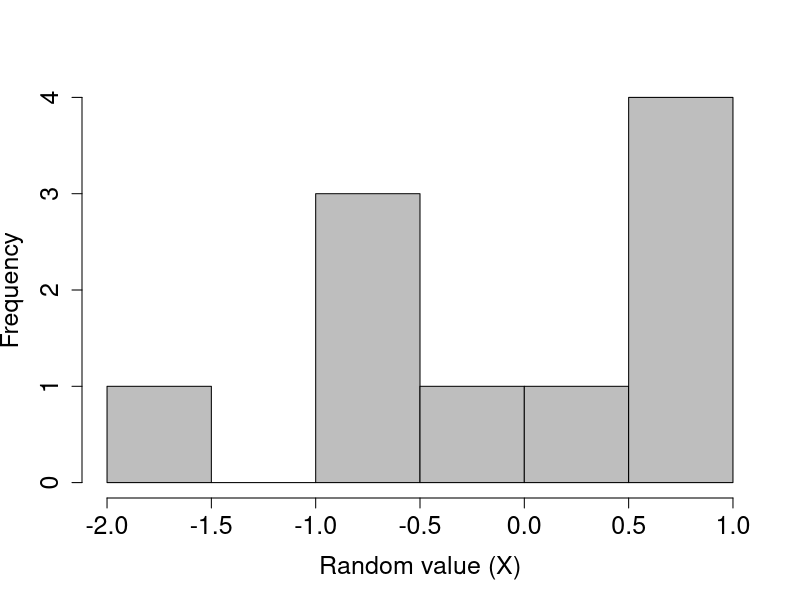
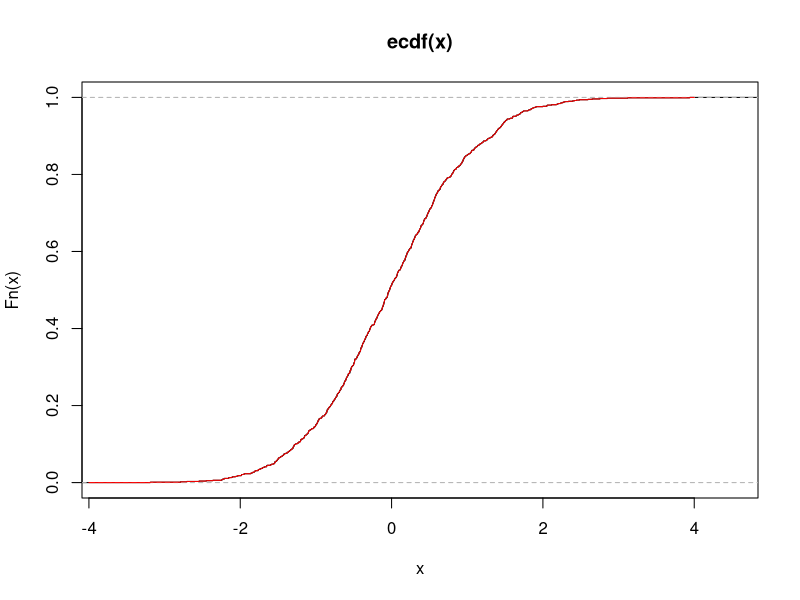

Generate these figures, in order, with R:
#clear global environment
rm(list = ls())

rand_norm <- rnorm(n = 10, mean = 0, sd = 1)

hist(rand_norm, xlab = "Random value (X)", col = "grey",
     main = "", cex.lab = 1.5, cex.axis = 1.5)

qnorm(0.05)
qnorm(0.95)
qnorm(0.975)

monte_carlo_normal <- function(N, sample_size, alpha, mu, sigma){
  count <- 0
  for (i in 1:N ) {
    rand_norm <- rnorm(n = sample_size, mean = mu, sd = sigma)
    CI_lower <- (mean(rand_norm)-(qnorm((1-(alpha/2)))*(sqrt(variance(rand_norm))/sqrt(sample_size))))
    CI_upper <- (mean(rand_norm)+(qnorm((1-(alpha/2)))*(sqrt(variance(rand_norm))/sqrt(sample_size))))
    if (mu >= CI_lower && mu <= CI_upper) {
    count <- count + 1
    }
  }
  coverage <- count/N
}
# As N increases then coverage should converge to 1-alpha by LLN
# Plot the coverage as N increases and as sample size increases

#Empirical Distribution Function implementation
edf <- function(x, increment) {
  out<-numeric(length(increment))
  length <- length(increment) #To stop it from recalculating this in the loop
  for(i in 1:length) {
    indicator <- as.numeric(x<=increment[i])
    out[i] <- sum(indicator)/length(increment)
  }
  out
}

#Sampling from data with replacement
sample_edf <- function(x, n){ 
  out <- rep(0, n)
  values <- floor(runif(n, min = 1, max = length(x)))
  for (i in 1:n){
    out[i] <- x[values[i]]
  }
  return(out)
}

#Makes bootstrap sample
make_boot_sample <- function(x, n, B){ 
  out <- matrix(0, nrow = B, ncol = n)
  for (b in 1:B){
    out[b,] <- sample_edf(x, n)
  }
  return(out)
}

# test to see if the EDF function matches the base R one
x <- rnorm(1000)
plot(ecdf(x))
lines(seq(-4, 4, length=1000), 
      edf(x, seq(-4, 4, length=1000)), 
      col='red')
